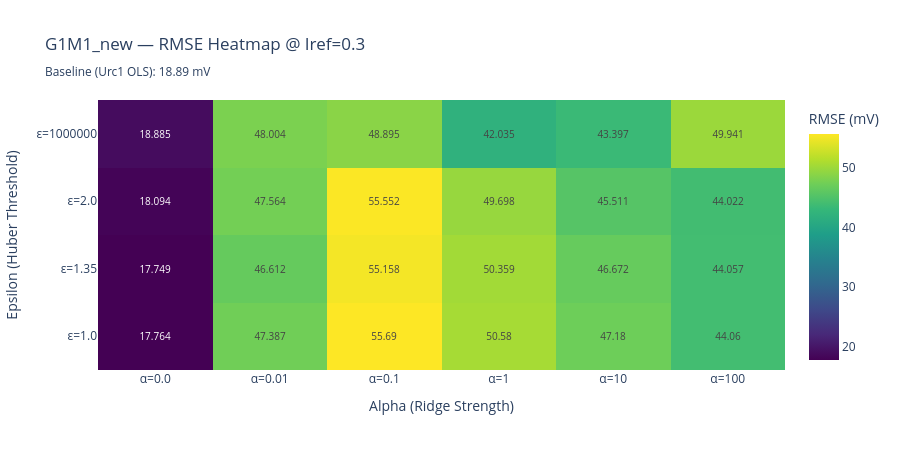
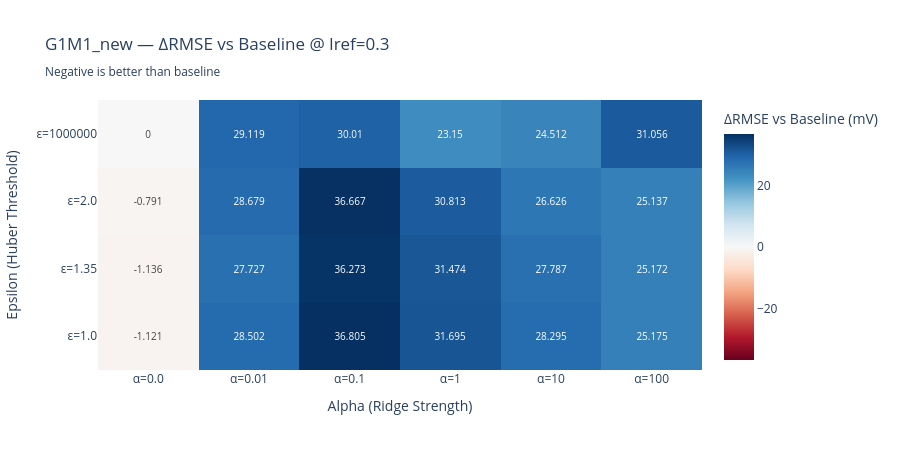
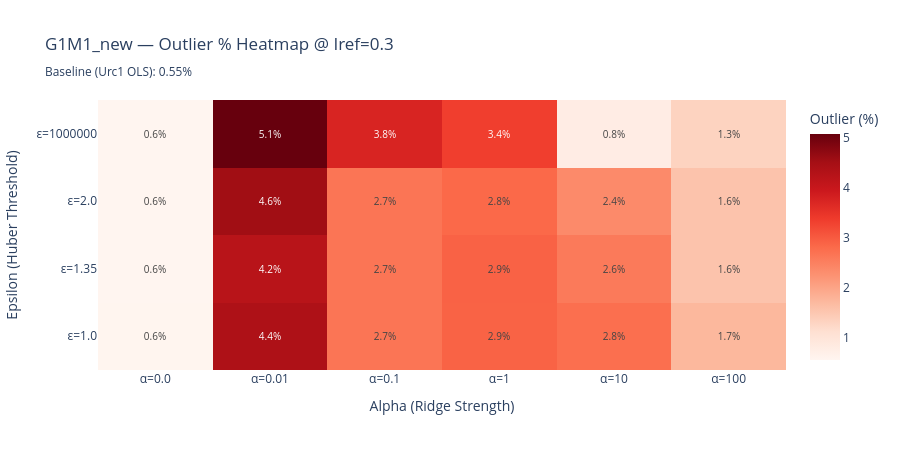
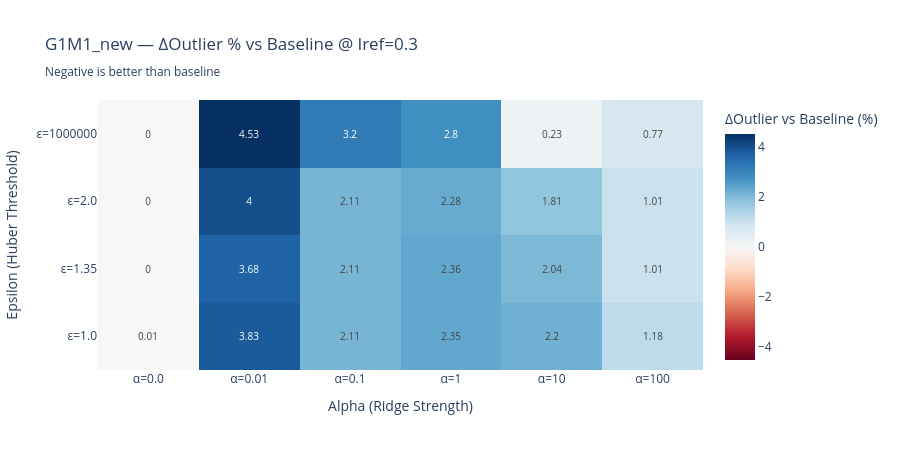

Notebook source saved alongside these figures, in order:
### Markdown cell above
## 1. Summary Heatmap: RMSE vs (Epsilon, Alpha)

Visualize median RMSE across all parameter combinations.

### Code cell
# ── Build summary matrices per Iref using compare_urc_models ──
iref_list = common_config["Iref"]
compare_df_all = []  # collect comparison tables for all Iref
rmse_matrices = {}
outlier_matrices = {}

for i_ref in iref_list:
    rmse_matrix = np.zeros((len(epsilon_values), len(alpha_values)))
    outlier_matrix = np.zeros((len(epsilon_values), len(alpha_values)))

    for i, eps in enumerate(epsilon_values):
        for j, alpha in enumerate(alpha_values):
            models_dict = {f"ε={eps}, α={alpha}": results[(eps, alpha)]}
            metrics_df = compare_urc_models(models_dict, i_target=i_ref)

            if not metrics_df.empty:
                rmse_matrix[i, j] = metrics_df.loc[metrics_df.index[0], "RMSE (mV)"]
                outlier_matrix[i, j] = metrics_df.loc[metrics_df.index[0], "Outlier (%)"]
            else:
                rmse_matrix[i, j] = np.nan
                outlier_matrix[i, j] = np.nan

    rmse_matrices[i_ref] = rmse_matrix.copy()
    outlier_matrices[i_ref] = outlier_matrix.copy()

    # Get baseline value for reference
    baseline_rmse = baseline_metrics[i_ref]["RMSE (mV)"]
    baseline_outlier = baseline_metrics[i_ref]["Outlier (%)"]

    # Plot RMSE heatmap with baseline reference
    fig = go.Figure(data=go.Heatmap(
        z=rmse_matrix,
        x=[f"α={a}" for a in alpha_values],
        y=[f"ε={e}" for e in epsilon_values],
        colorscale="Viridis",
        text=np.round(rmse_matrix, 4),
        texttemplate="%{text}",
        textfont={"size": 10},
        colorbar=dict(title=f"RMSE (mV)"),
    ))

    fig.update_layout(
        title=f"{extracted_name} — RMSE Heatmap @ Iref={i_ref}<br><sub>Baseline (Urc1 OLS): {baseline_rmse:.2f} mV</sub>",
        xaxis_title="Alpha (Ridge Strength)",
        yaxis_title="Epsilon (Huber Threshold)",
        height=450,
        template="plotly_white",
    )
    fig.show()

    # RMSE delta vs baseline (explicit baseline comparison)
    rmse_delta = rmse_matrix - baseline_rmse
    fig = go.Figure(data=go.Heatmap(
        z=rmse_delta,
        x=[f"α={a}" for a in alpha_values],
        y=[f"ε={e}" for e in epsilon_values],
        colorscale="RdBu",
        zmid=0,
        text=np.round(rmse_delta, 3),
        texttemplate="%{text}",
        textfont={"size": 10},
        colorbar=dict(title="ΔRMSE vs Baseline (mV)"),
    ))

    fig.update_layout(
        title=f"{extracted_name} — ΔRMSE vs Baseline @ Iref={i_ref}<br><sub>Negative is better than baseline</sub>",
        xaxis_title="Alpha (Ridge Strength)",
        yaxis_title="Epsilon (Huber Threshold)",
        height=450,
        template="plotly_white",
    )
    fig.show()

    # Plot Outlier % heatmap with baseline reference
    fig = go.Figure(data=go.Heatmap(
        z=outlier_matrix,
        x=[f"α={a}" for a in alpha_values],
        y=[f"ε={e}" for e in epsilon_values],
        colorscale="Reds",
        text=np.round(outlier_matrix, 1),
        texttemplate="%{text}%",
        textfont={"size": 10},
        colorbar=dict(title=f"Outlier (%)"),
    ))

    fig.update_layout(
        title=f"{extracted_name} — Outlier % Heatmap @ Iref={i_ref}<br><sub>Baseline (Urc1 OLS): {baseline_outlier:.2f}%</sub>",
        xaxis_title="Alpha (Ridge Strength)",
        yaxis_title="Epsilon (Huber Threshold)",
        height=450,
        template="plotly_white",
    )
    fig.show()

    # Outlier delta vs baseline (explicit baseline comparison)
    outlier_delta = outlier_matrix - baseline_outlier
    fig = go.Figure(data=go.Heatmap(
        z=outlier_delta,
        x=[f"α={a}" for a in alpha_values],
        y=[f"ε={e}" for e in epsilon_values],
        colorscale="RdBu",
        zmid=0,
        text=np.round(outlier_delta, 2),
        texttemplate="%{text}",
        textfont={"size": 10},
        colorbar=dict(title="ΔOutlier vs Baseline (%)"),
    ))

    fig.update_layout(
        title=f"{extracted_name} — ΔOutlier % vs Baseline @ Iref={i_ref}<br><sub>Negative is better than baseline</sub>",
        xaxis_title="Alpha (Ridge Strength)",
        yaxis_title="Epsilon (Huber Threshold)",
        height=450,
        template="plotly_white",
    )
    fig.show()

    # ---- Full metrics comparison: Baseline vs Best Huber+Ridge ----
    min_idx = np.unravel_index(np.nanargmin(rmse_matrix), rmse_matrix.shape)
    best_eps = epsilon_values[min_idx[0]]
    best_alpha = alpha_values[min_idx[1]]
    best_model = results[(best_eps, best_alpha)]

    compare_df = compare_urc_models(
        {
            "Baseline (Urc1 OLS)": urc_baseline,
            f"Best Huber+Ridge (ε={best_eps}, α={best_alpha})": best_model,
        },
        i_target=i_ref,
    )

    compare_df = compare_df.copy()
    compare_df.insert(0, "Iref", i_ref)
    compare_df_all.append(compare_df)

    print(f"\n{'='*60}")
    print(f"  Iref = {i_ref} A/cm² — Full Metrics Comparison")
    print(f"{'='*60}")
    display(compare_df)

    # Also print quick deltas for RMSE / Outlier
    best_rmse = compare_df.loc[compare_df["Model Name"].str.contains(r"Best Huber\+Ridge"), "RMSE (mV)"].values[0]
    best_outlier = compare_df.loc[compare_df["Model Name"].str.contains(r"Best Huber\+Ridge"), "Outlier (%)"].values[0]

    print(f"\nBaseline (Urc1 OLS):")
    print(f"  RMSE: {baseline_rmse:.2f} mV")
    print(f"  Outlier %: {baseline_outlier:.2f}%")
    print(f"\nBest Huber+Ridge (min RMSE):")
    print(f"  ε={best_eps}, α={best_alpha}")
    print(f"  RMSE: {best_rmse:.2f} mV (Δ={best_rmse-baseline_rmse:+.2f} mV)")
    print(f"  Outlier %: {best_outlier:.2f}% (Δ={best_outlier-baseline_outlier:+.2f}%)")

# ---- Combined comparison table across all Iref ----
compare_df_summary = pd.concat(compare_df_all, ignore_index=True)
print("\n" + "="*60)
print("  Combined Comparison Table (All Iref)")
print("="*60)
display(compare_df_summary)

### Figure 1 — Plotly figure (JSON) as saved in the notebook; plotly's stock layout.template omitted (floating-point values rounded to 4 significant figures)
{"data": [{"colorbar": {"title": {"text": "RMSE (mV)"}}, "colorscale": [[0, "#440154"], [0.1111, "#482878"], [0.2222, "#3e4989"], [0.3333, "#31688e"], [0.4444, "#26828e"], [0.5556, "#1f9e89"], [0.6667, "#35b779"], [0.7778, "#6ece58"], [0.8889, "#b5de2b"], [1, "#fde725"]], "text": [[17.76, 47.39, 55.69, 50.58, 47.18, 44.06], [17.75, 46.61, 55.16, 50.36, 46.67, 44.06], [18.09, 47.56, 55.55, 49.7, 45.51, 44.02], [18.89, 48.0, 48.9, 42.03, 43.4, 49.94]], "textfont": {"size": 10}, "texttemplate": "%{text}", "type": "heatmap", "x": ["α=0.0", "α=0.01", "α=0.1", "α=1", "α=10", "α=100"], "y": ["ε=1.0", "ε=1.35", "ε=2.0", "ε=1000000"], "z": [[17.76, 47.39, 55.69, 50.58, 47.18, 44.06], [17.75, 46.61, 55.16, 50.36, 46.67, 44.06], [18.09, 47.56, 55.55, 49.7, 45.51, 44.02], [18.89, 48.0, 48.9, 42.03, 43.4, 49.94]]}], "layout": {"height": 450, "title": {"text": "G1M1_new — RMSE Heatmap @ Iref=0.3<br><sub>Baseline (Urc1 OLS): 18.89 mV</sub>"}, "xaxis": {"title": {"text": "Alpha (Ridge Strength)"}}, "yaxis": {"title": {"text": "Epsilon (Huber Threshold)"}}}}

### Figure 2 — Plotly figure (JSON) as saved in the notebook; plotly's stock layout.template omitted (floating-point values rounded to 4 significant figures)
{"data": [{"colorbar": {"title": {"text": "ΔRMSE vs Baseline (mV)"}}, "colorscale": [[0, "rgb(103,0,31)"], [0.1, "rgb(178,24,43)"], [0.2, "rgb(214,96,77)"], [0.3, "rgb(244,165,130)"], [0.4, "rgb(253,219,199)"], [0.5, "rgb(247,247,247)"], [0.6, "rgb(209,229,240)"], [0.7, "rgb(146,197,222)"], [0.8, "rgb(67,147,195)"], [0.9, "rgb(33,102,172)"], [1, "rgb(5,48,97)"]], "text": [[-1.121, 28.5, 36.8, 31.7, 28.3, 25.18], [-1.136, 27.73, 36.27, 31.47, 27.79, 25.17], [-0.791, 28.68, 36.67, 30.81, 26.63, 25.14], [0.0, 29.12, 30.01, 23.15, 24.51, 31.06]], "textfont": {"size": 10}, "texttemplate": "%{text}", "type": "heatmap", "x": ["α=0.0", "α=0.01", "α=0.1", "α=1", "α=10", "α=100"], "y": ["ε=1.0", "ε=1.35", "ε=2.0", "ε=1000000"], "z": [[-1.121, 28.5, 36.8, 31.69, 28.29, 25.18], [-1.136, 27.73, 36.27, 31.47, 27.79, 25.17], [-0.791, 28.68, 36.67, 30.81, 26.63, 25.14], [0.0, 29.12, 30.01, 23.15, 24.51, 31.06]], "zmid": 0}], "layout": {"height": 450, "title": {"text": "G1M1_new — ΔRMSE vs Baseline @ Iref=0.3<br><sub>Negative is better than baseline</sub>"}, "xaxis": {"title": {"text": "Alpha (Ridge Strength)"}}, "yaxis": {"title": {"text": "Epsilon (Huber Threshold)"}}}}

### Figure 3 — Plotly figure (JSON) as saved in the notebook; plotly's stock layout.template omitted (floating-point values rounded to 4 significant figures)
{"data": [{"colorbar": {"title": {"text": "Outlier (%)"}}, "colorscale": [[0, "rgb(255,245,240)"], [0.125, "rgb(254,224,210)"], [0.25, "rgb(252,187,161)"], [0.375, "rgb(252,146,114)"], [0.5, "rgb(251,106,74)"], [0.625, "rgb(239,59,44)"], [0.75, "rgb(203,24,29)"], [0.875, "rgb(165,15,21)"], [1, "rgb(103,0,13)"]], "text": [[0.6, 4.4, 2.7, 2.9, 2.8, 1.7], [0.6, 4.2, 2.7, 2.9, 2.6, 1.6], [0.6, 4.6, 2.7, 2.8, 2.4, 1.6], [0.6, 5.1, 3.8, 3.4, 0.8, 1.3]], "textfont": {"size": 10}, "texttemplate": "%{text}%", "type": "heatmap", "x": ["α=0.0", "α=0.01", "α=0.1", "α=1", "α=10", "α=100"], "y": ["ε=1.0", "ε=1.35", "ε=2.0", "ε=1000000"], "z": [[0.56, 4.38, 2.66, 2.9, 2.75, 1.73], [0.55, 4.23, 2.66, 2.91, 2.59, 1.56], [0.55, 4.55, 2.66, 2.83, 2.36, 1.56], [0.55, 5.08, 3.75, 3.35, 0.78, 1.32]]}], "layout": {"height": 450, "title": {"text": "G1M1_new — Outlier % Heatmap @ Iref=0.3<br><sub>Baseline (Urc1 OLS): 0.55%</sub>"}, "xaxis": {"title": {"text": "Alpha (Ridge Strength)"}}, "yaxis": {"title": {"text": "Epsilon (Huber Threshold)"}}}}

### Figure 4 — Plotly figure (JSON) as saved in the notebook; plotly's stock layout.template omitted (floating-point values rounded to 4 significant figures)
{"data": [{"colorbar": {"title": {"text": "ΔOutlier vs Baseline (%)"}}, "colorscale": [[0, "rgb(103,0,31)"], [0.1, "rgb(178,24,43)"], [0.2, "rgb(214,96,77)"], [0.3, "rgb(244,165,130)"], [0.4, "rgb(253,219,199)"], [0.5, "rgb(247,247,247)"], [0.6, "rgb(209,229,240)"], [0.7, "rgb(146,197,222)"], [0.8, "rgb(67,147,195)"], [0.9, "rgb(33,102,172)"], [1, "rgb(5,48,97)"]], "text": [[0.01, 3.83, 2.11, 2.35, 2.2, 1.18], [0.0, 3.68, 2.11, 2.36, 2.04, 1.01], [0.0, 4.0, 2.11, 2.28, 1.81, 1.01], [0.0, 4.53, 3.2, 2.8, 0.23, 0.77]], "textfont": {"size": 10}, "texttemplate": "%{text}", "type": "heatmap", "x": ["α=0.0", "α=0.01", "α=0.1", "α=1", "α=10", "α=100"], "y": ["ε=1.0", "ε=1.35", "ε=2.0", "ε=1000000"], "z": [[0.01, 3.83, 2.11, 2.35, 2.2, 1.18], [0.0, 3.68, 2.11, 2.36, 2.04, 1.01], [0.0, 4.0, 2.11, 2.28, 1.81, 1.01], [0.0, 4.53, 3.2, 2.8, 0.23, 0.77]], "zmid": 0}], "layout": {"height": 450, "title": {"text": "G1M1_new — ΔOutlier % vs Baseline @ Iref=0.3<br><sub>Negative is better than baseline</sub>"}, "xaxis": {"title": {"text": "Alpha (Ridge Strength)"}}, "yaxis": {"title": {"text": "Epsilon (Huber Threshold)"}}}}
